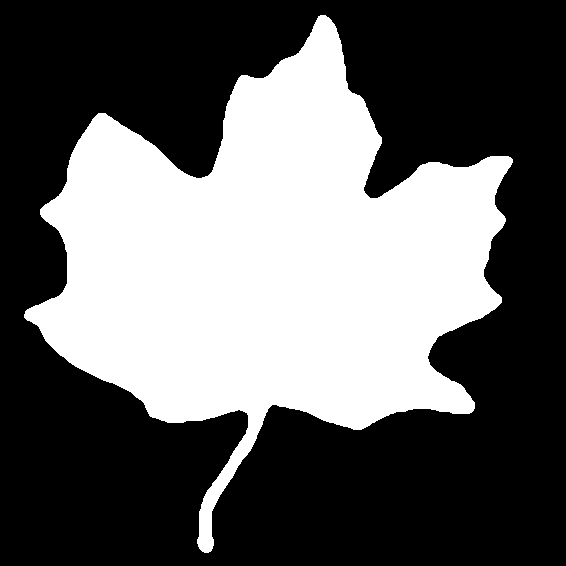
#> input picture images/Leaf.tif, 566 x 566 px, found by its file name
$ python ConvexHull.py
#> lines starting #> are read from the running program, lines starting #| are printed output that depends on the picture; after the words box and inside, x2 and y2 are one past the last pixel; in counts of white or black regions, pixels touching at a corner belong together
import cv2
import numpy as np
import matplotlib.pyplot as plt

image_path = "images\Leaf.tif"
image1 = cv2.imread(image_path)
#> image1 is the input picture: shape (566, 566, 3); 38.2% white; 1 white region, box (x1, y1, x2, y2) and area: (24, 15, 513, 553) 122446
image = cv2.cvtColor(image1, cv2.COLOR_BGR2GRAY)
#> image: shape (566, 566); 38.2% white; 1 white region
cv2.imshow("Imagem Original", image)
cv2.waitKey(0)

contours, hierarchy = cv2.findContours(image, mode=cv2.RETR_TREE, method=cv2.CHAIN_APPROX_SIMPLE)
#> contours = 1 contour; box (x1, y1, x2, y2) and area: (24, 15, 513, 553) 121496
i = 0
hull = cv2.convexHull(contours[i], False)
#> hull = contour of 21 points, box (x1, y1, x2, y2) (24, 15, 513, 553), area 176984

drawing = np.zeros((image1.shape[0], image1.shape[1], 3), np.uint8)
cv2.drawContours(drawing, contours, i, (0, 255, 0), -1, 8)
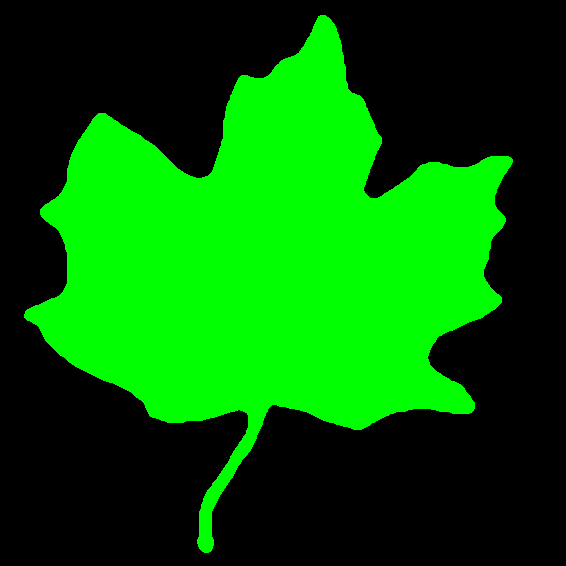
#> drawing: shape (566, 566, 3); mean of channels 0, 1, 2 0, 97.5, 0; drawn as B, G, R
cv2.drawContours(drawing, hull, -1, (255, 0, 0), 3, 8)
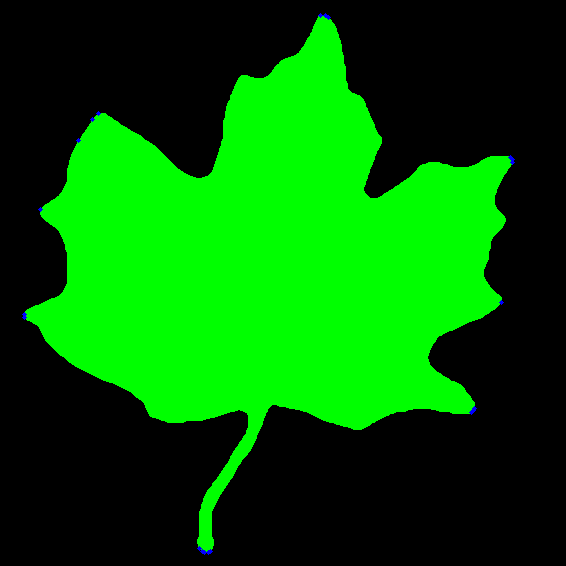
#> drawing: shape (566, 566, 3); 0.08% of pixels changed, all inside (x1, y1, x2, y2) = (22, 13, 515, 555); drawn as B, G, R


cv2.imshow("Contorno Poligono", drawing)
cv2.waitKey()

$ run again, with images/Bone.tif copied over images/Leaf.tif
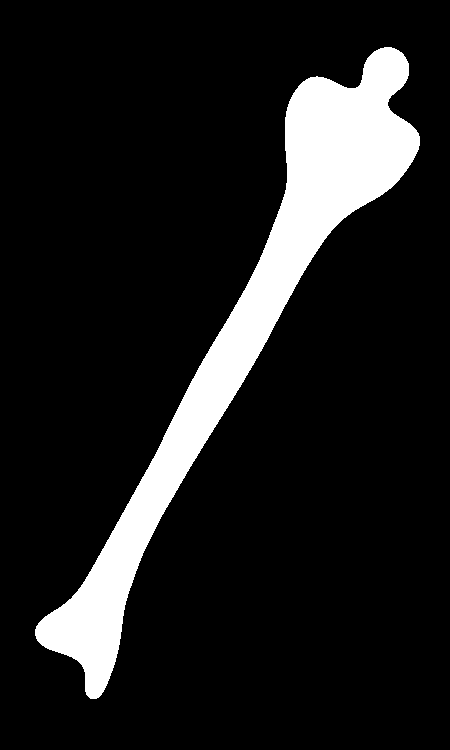
#> input picture images/Bone.tif, 450 x 750 px, found by its file name
#> image1 is the input picture: shape (750, 450, 3); 12% white; 1 white region, box (x1, y1, x2, y2) and area: (35, 47, 420, 699) 40395
#> image: shape (750, 450); 12% white; 1 white region
#> contours = 1 contour; box (x1, y1, x2, y2) and area: (35, 47, 420, 699) 39674
#> hull = contour of 31 points, box (x1, y1, x2, y2) (35, 47, 420, 699), area 77234
#> `cv2.drawContours(drawing, contours, i, (0, 255, 0), -1, 8)`:
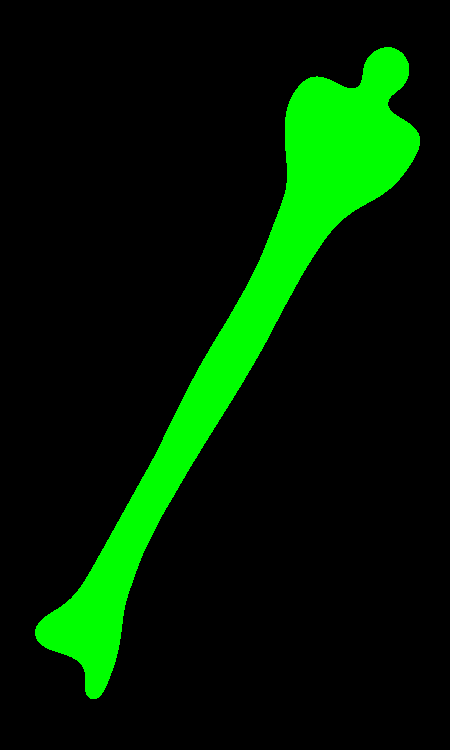
#> drawing: shape (750, 450, 3); mean of channels 0, 1, 2 0, 30.5, 0; drawn as B, G, R
#> `cv2.drawContours(drawing, hull, -1, (255, 0, 0), 3, 8)`:
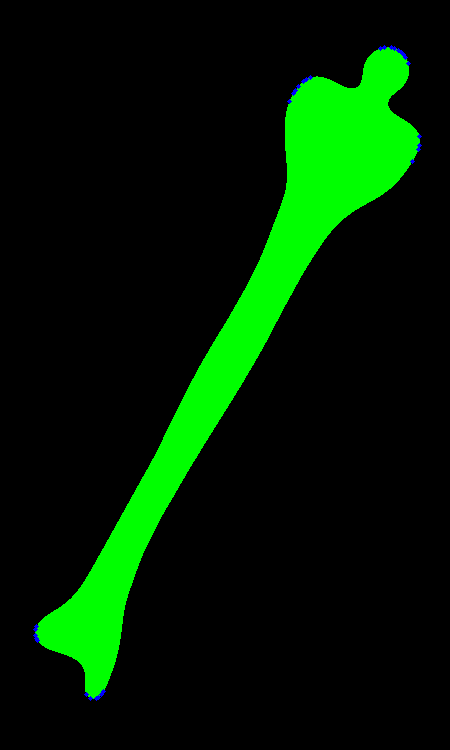
#> drawing: shape (750, 450, 3); 0.11% of pixels changed, all inside (x1, y1, x2, y2) = (33, 45, 422, 701); drawn as B, G, R
